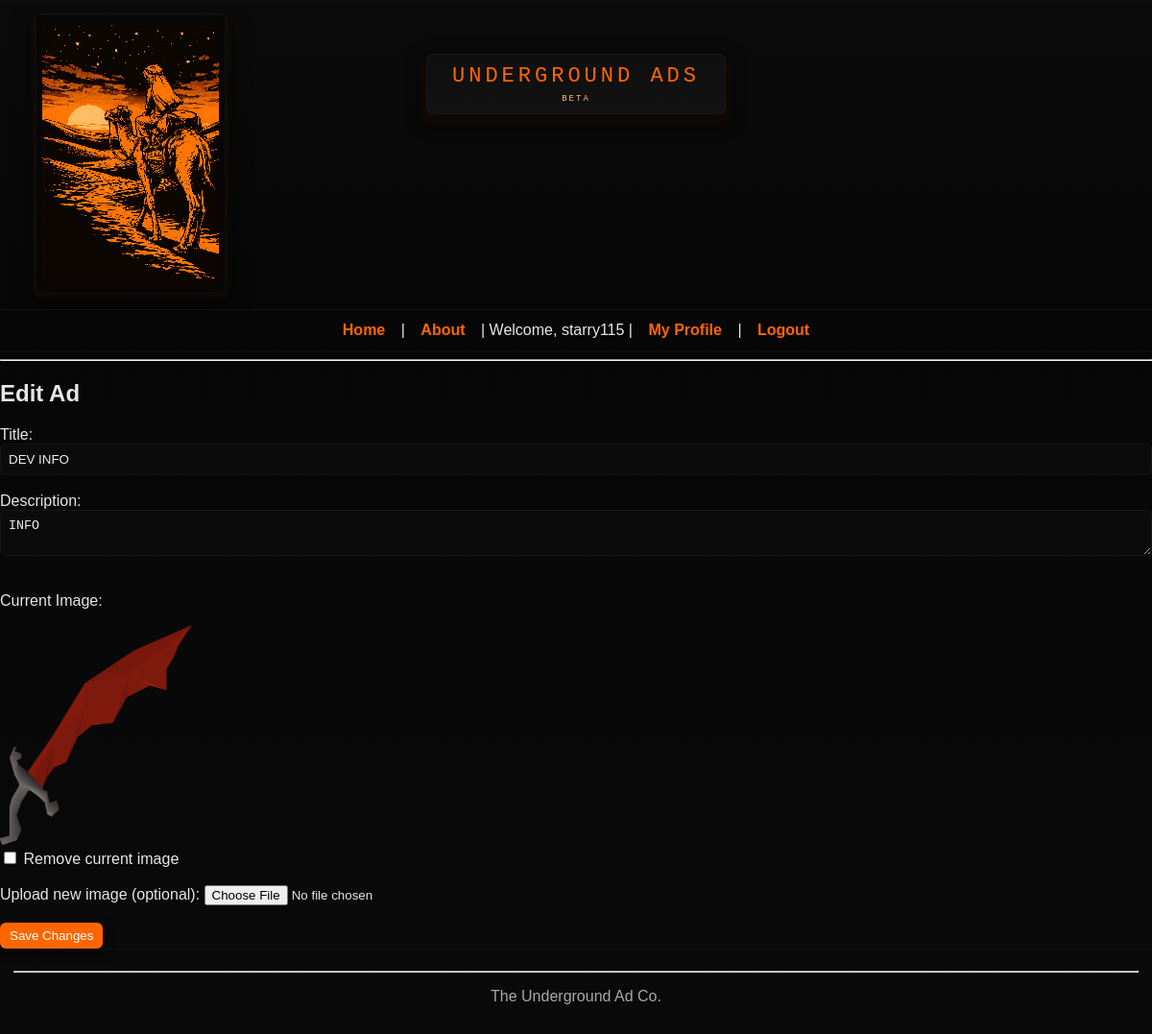
Screenshot of /edit_ad/13 (signed in) with the database file from the repository.
### tables this page shows
CREATE TABLE ads (
            id INTEGER PRIMARY KEY AUTOINCREMENT,
            title TEXT NOT NULL,
            description TEXT NOT NULL,
            image TEXT,
            user_id INTEGER NOT NULL,
            created_at TIMESTAMP DEFAULT CURRENT_TIMESTAMP,
            FOREIGN KEY (user_id) REFERENCES users (id)
        );

### app.py (the view, shortened to what this page needs)
@app.route("/edit_ad/<int:ad_id>", methods=["GET", "POST"])
@login_required
def edit_ad(ad_id):
    conn = get_db()
    cur = conn.cursor()
    cur.execute("SELECT * FROM ads WHERE id = ? AND user_id = ?", (ad_id, session["user_id"]))
    ad = cur.fetchone()
    if ad is None:
        conn.close()
        return "Ad not found or not authorized", 404
    conn.close()
    return render_template("edit_ad.html", ad=ad)

### app.py (called while the page is built)
def login_required(f):
    @wraps(f)
    def wrapper(*args, **kwargs):
        if "user_id" not in session:
            return redirect(url_for("login"))
        return f(*args, **kwargs)
    return wrapper

### db.py (called while the page is built)
def get_db():
    db_path = os.path.join(os.path.dirname(__file__), "uadb.db")
    conn = sqlite3.connect(db_path)
    conn.row_factory = sqlite3.Row
    return conn

### templates/edit_ad.html
{% extends "base.html" %}
{% block content %}
<h2>Edit Ad</h2>
<form method="POST" enctype="multipart/form-data">
    <label>Title:</label><br>
    <input type="text" name="title" value="{{ ad.title }}"><br><br>
    <label>Description:</label><br>
    <textarea name="description">{{ ad.description }}</textarea><br><br>
    {% if ad.image %}
    <p>Current Image:</p>
    <img src="{{ url_for('static', filename='uploads/' ~ ad.image) }}" width="200"><br>
    <label><input type="checkbox" name="remove_image"> Remove current image</label><br><br>
    {% endif %}
    <label>Upload new image (optional):</label>
    <input type="file" name="image"><br><br>
    <button type="submit">Save Changes</button>
</form>
{% endblock %}

### static/style.css (style rules this page uses)
:root { --ua-orange: #ff6600; --ua-dark-bg: #070707; --card-bg: #0f0f0f; --muted: #a8a8a8; --accent-shadow: rgba(255,102,0,0.12); }
* { box-sizing: border-box }
body { margin: 0; font-family: "Verdana","Arial",sans-serif; background: linear-gradient(180deg,#050505,#0a0a0a); color: #e6e6e6; -webkit-font-smoothing: antialiased; }
button, .btn { background: var(--ua-orange); color: #fff; border: 0; padding: 6px 10px; border-radius: 6px; cursor: pointer; box-shadow: 0 4px 12px rgba(0,0,0,0.5); }
input[type="text"], textarea, input[type="password"] { width: 100%; padding: 8px; border-radius: 6px; border: 1px solid rgba(255,255,255,0.04); background: #0b0b0b; color: #eee; }

### rows the page displays
ads: title "DEV INFO", description "INFO", image (picture)

### other values shown
{{ session.username }} "starry115"
